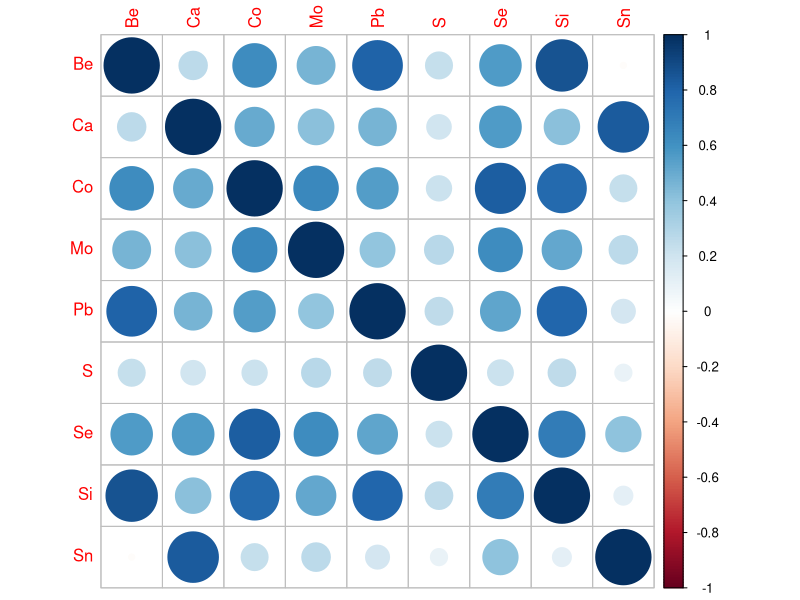
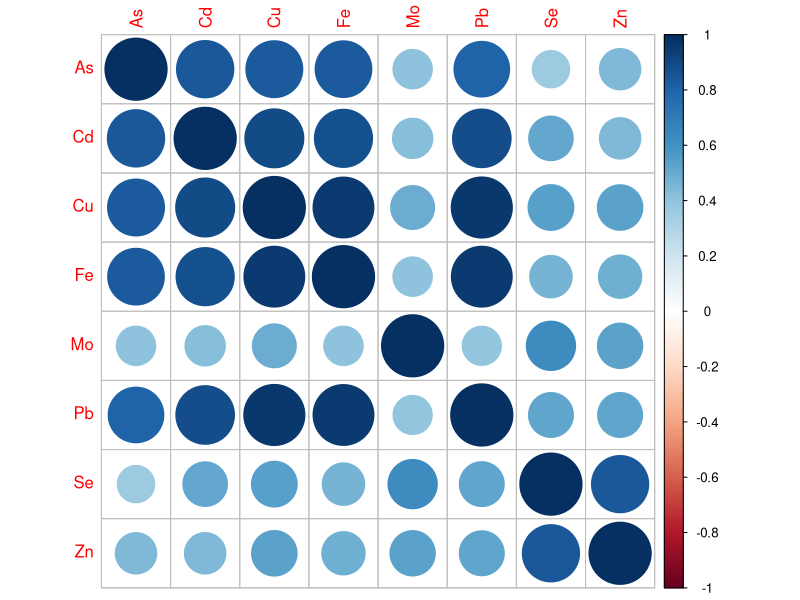
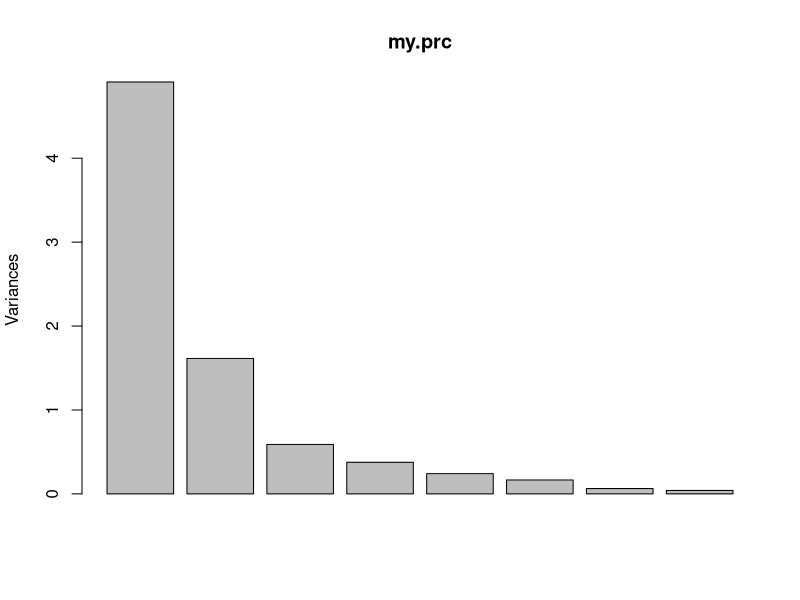
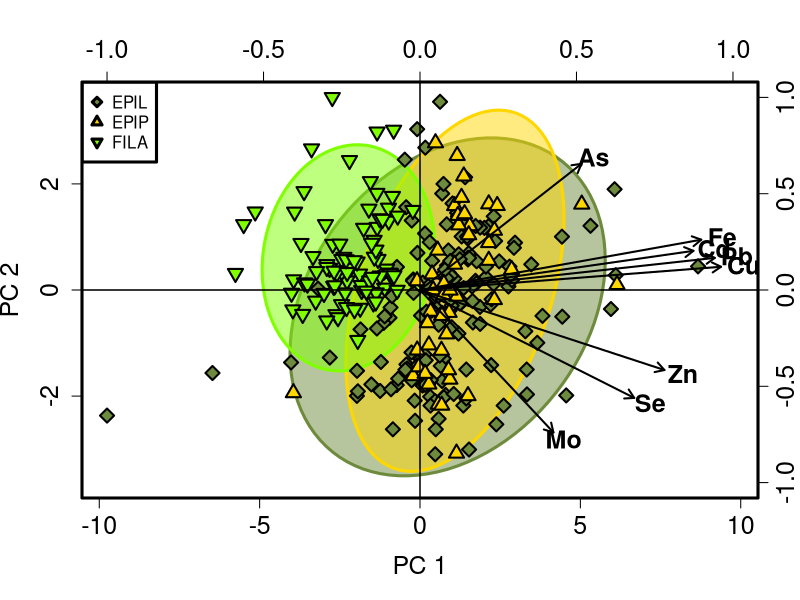

The R script that drew these images, in order:
library("readr")
library("corrplot")
library("vegan")

alldata <- data.frame(read_csv("2_incremental/20220420_STANDING_CROP.csv"))

alldata$SAMPLING_DATE<-as.Date(alldata$SAMPLING_DATE, format = "%m/%d/%Y")

names(alldata)

COMPARTMENTS <- alldata[which(alldata$SAMPLE_DESCRIPTOR == "EPIL"| alldata$SAMPLE_DESCRIPTOR == "EPIP" | alldata$SAMPLE_DESCRIPTOR == "FILA"),]

nrow(COMPARTMENTS)
names(COMPARTMENTS)
####Least VIF####

LABELS<-as.data.frame(na.omit(COMPARTMENTS[,c(3,4,6,17,18,20,31,35,36,40,41,44)]))
LABELS<-LABELS[order(LABELS$SAMPLE_DESCRIPTOR, decreasing = F), ]
PCA.DF<-as.data.frame(LABELS[,c(4:ncol(LABELS))])
names(LABELS)
names(PCA.DF)<- c("Be","Ca","Co","Mo","Pb","S","Se","Si","Sn")

cor(PCA.DF)
corrplot(cor(PCA.DF), method = "circle", lwd=2) 


####Big 5+Fe+Se+Mo####

LABELS<-as.data.frame(na.omit(COMPARTMENTS[,c(3,4,6,13,19,22,25,31,35,40,49)]))
LABELS<-LABELS[order(LABELS$SAMPLE_DESCRIPTOR, decreasing = F), ]
PCA.DF<-as.data.frame(LABELS[,c(4:ncol(LABELS))])
names(PCA.DF)<- c("As","Cd","Cu","Fe","Mo","Pb","Se","Zn")

dev.new()
cor(PCA.DF)
corrplot(cor(PCA.DF), method = "circle", lwd=2) 


###PCA###

PCA.DF<-log(PCA.DF)
my.data <- PCA.DF
my.data <- as.matrix(scale(my.data, center = TRUE, scale = TRUE))
my.prc <- prcomp(na.omit(my.data))

plot(my.prc)

pca_scores<-scores(my.prc)

sd <- my.prc$sdev
correlations <- t(t(my.prc$rotation)*sd)

summary(my.prc)

#####PLOT####


colors <- c(colors()[89], "gold", "chartreuse")
colors <- colors[as.numeric(factor(na.omit(LABELS$SAMPLE_DESCRIPTOR)))]

dev.new()

my.prc$x[,1]<-my.prc$x[,1]*-1
correlations[,1]<-correlations[,1]*-1

plot	(my.prc$x[,1], my.prc$x[,2],
      pch=1,
      xlim=c(-max(abs(range(my.prc$x[,1]))),max(abs(range(my.prc$x[,1])))),	
      ylim=c(-max(abs(range(my.prc$x[,2]))),max(abs(range(my.prc$x[,2])))), 
      cex.lab=1.5, cex.axis=1.5, cex.main=1.4, cex.sub=1.4, 
      col="white",
      xlab="PC 1",
      ylab="PC 2"
      )
#	col="black")

tab <- matrix(c(my.prc$x[,1], my.prc$x[,2]), ncol=2)

legend(x = "topleft", legend = levels(factor(LABELS$SAMPLE_DESCRIPTOR)), 
      pch=c(23,24,25), 
      cex = 1, 
      box.lwd=3,
      col = "black", 
      pt.bg=c(colors()[89], "gold", "chartreuse"), pt.lwd=3)


panel.first= {
  ordiellipse(tab,LABELS$SAMPLE_DESCRIPTOR,conf=0.95, draw ="polygon", col=c(adjustcolor(colors()[89], alpha.f=0.25),adjustcolor("gold", alpha.f=0.25),adjustcolor("chartreuse", alpha.f=0.25)), border=c(colors()[89],"gold","chartreuse"), lwd=3)
}

points(my.prc$x[,1],my.prc$x[,2], pch=c(23,24,25)[as.numeric(factor(LABELS$SAMPLE_DESCRIPTOR))],col="black", bg=colors,    cex=1.5,     lwd=2)

par(new=TRUE)

plot	(correlations[1,],
      correlations[2,],
      col="NA",
      xlim=c(-1,1),
      ylim=c(-1,1),
      xaxt="n",
      yaxt="n",
      xlab="",
      ylab="")

arrows(0, 0, 
       x1 = correlations[,1], 
       y1 = correlations[,2], 
       length = 0.1, angle = 30, lwd =2.0,
       code = 2, col = par("fg"), 
       lty = par("lty"))

text(	x=correlations[,1]*1.075,
      y=correlations[,2]*1.05,
      labels = names(PCA.DF), 
      cex=1.5,
      font=2)

rownames(my.prc$rotation)

box(lwd=3)

#legend('topright', legend = levels(wa$Stream), col = 1:4, cex = 1, pch = 19)

coordnames<-data.frame(correlations[,1]*1.1,correlations[,2]*1.1)

coordnames

axis(3, cex.axis=1.5)
mtext("y2",side=4,line=2, col="Blue")
axis(4, cex.axis=1.5)
mtext("y2",side=4,line=2, col="Blue")

abline(h=c(0,0))
abline(v=c(0,0))

